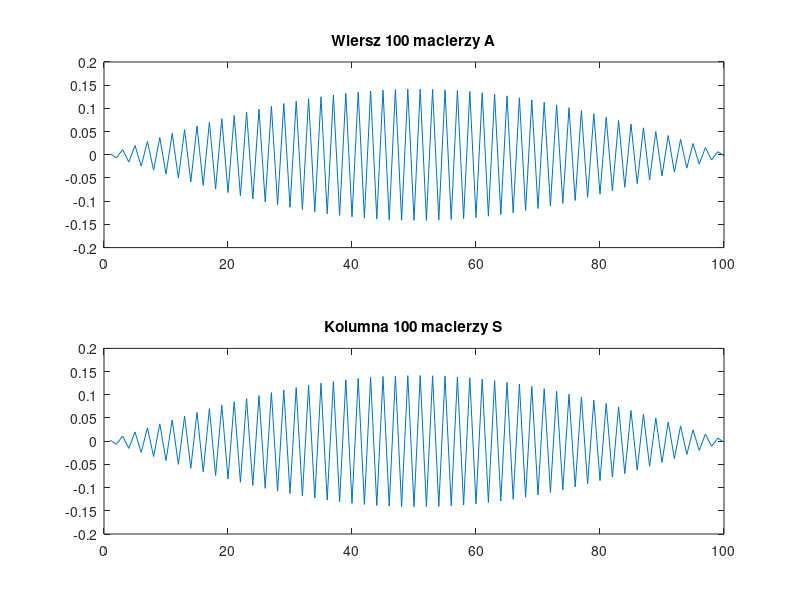
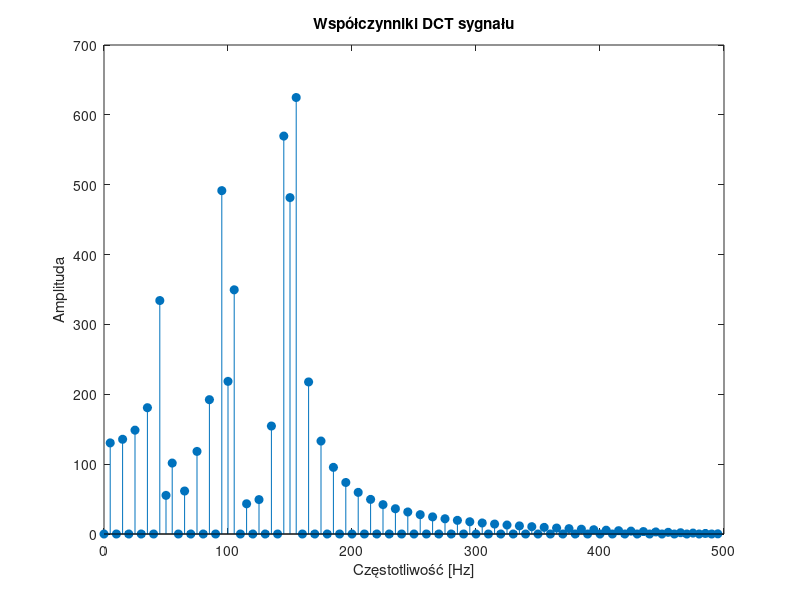
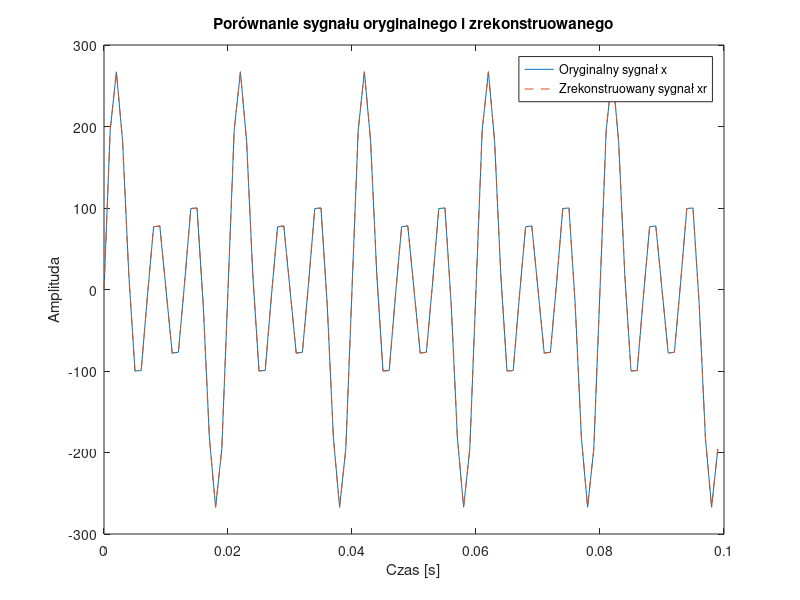

These figures' MATLAB source, in order:
clear all; close all;

N = 100;
fs = 1000;
dt = 1/fs;
t = (0:N-1)*dt;

f1 = 50; A1 = 50;
f2 = 100; A2 = 100;
f3 = 150; A3 = 150;

x = A1*sin(2*pi*f1*t) + A2*sin(2*pi*f2*t) + A3*sin(2*pi*f3*t);

A = zeros(N, N);
for k = 0:N-1
    for n = 0:N-1
        if k == 0
            sk = 1 / sqrt(N);
        else
            sk = sqrt(2 / N);
        end
        A(k+1, n+1) = sk * cos(pi * k / N * (n + 0.5));
    end
end
S = A';
y = A*x';
xr = S*y;

for k=1:N
    figure(1);
    subplot(2,1,1);
    plot(A(k,:), 'DisplayName', sprintf('Wiersz A %d', k));
    title(sprintf('Wiersz %d macierzy A', k));
    subplot(2,1,2);
    plot(S(:,k), 'DisplayName', sprintf('Kolumna S %d', k));
    title(sprintf('Kolumna %d macierzy S', k));
    pause(0.1);
end

%skalowanie
f = (0:N-1)*fs/N/2;

%wsp
figure(2);
stem(f, abs(y), 'filled');
title('Współczynniki DCT sygnału');
xlabel('Częstotliwość [Hz]');
ylabel('Amplituda');

error = max(abs(xr'-x));
if error < 1e-10
    disp('Sygnał został perfekcyjnie zrekonstruowany.');
else
    disp(['Rekonstrukcja nie jest perfekcyjna. Maksymalny błąd: ', num2str(error)]);
end


figure;
plot(t, x, 'DisplayName', 'Oryginalny sygnał x'); hold on;
plot(t, xr, '--', 'DisplayName', 'Zrekonstruowany sygnał xr');
legend show;
title('Porównanie sygnału oryginalnego i zrekonstruowanego');
xlabel('Czas [s]'); ylabel('Amplituda');
